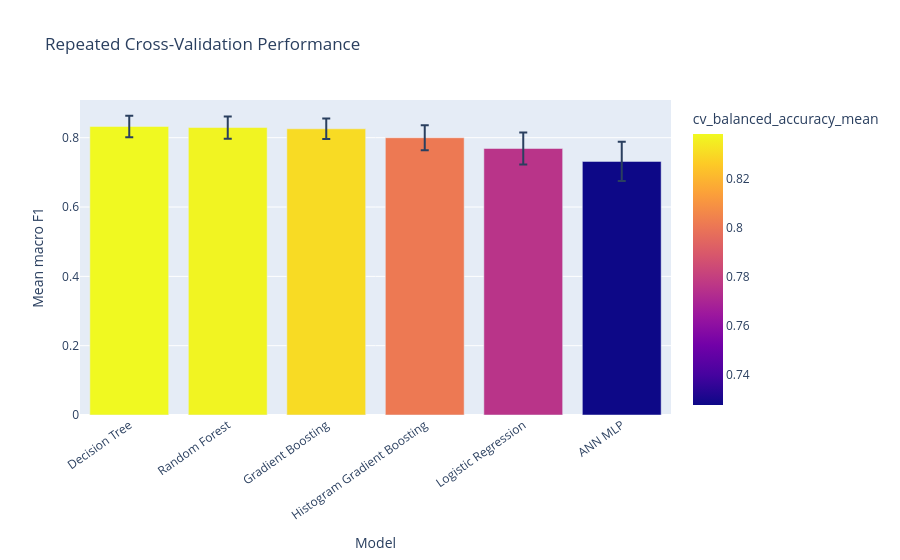

The notebook cell this image was saved under:
### Code cell
# VAlidation Performance Visualization

figure = px.bar(
    robust_results_df,
    x="model",
    y="cv_f1_macro_mean",
    error_y="cv_f1_macro_std",
    color="cv_balanced_accuracy_mean",
    title="Repeated Cross-Validation Performance",
    labels={
        "cv_f1_macro_mean": "Mean macro F1",
        "model": "Model",
    },
)

figure.update_layout(
    xaxis_tickangle=-35
)

figure.show()

figure.write_html(
    CHART_DIR / "robust_model_validation.html"
)

### Figure 1 — Plotly figure (JSON) as saved in the notebook; plotly's stock layout.template omitted (floating-point values rounded to 4 significant figures)
{"data": [{"error_y": {"array": [0.03085, 0.03207, 0.02958, 0.03616, 0.04604, 0.05663]}, "hovertemplate": "Model=%{x}<br>Mean macro F1=%{y}<br>cv_balanced_accuracy_mean=%{marker.color}<extra></extra>", "legendgroup": "", "marker": {"color": [0.8383, 0.8371, 0.8304, 0.8014, 0.7756, 0.7277], "coloraxis": "coloraxis", "pattern": {"shape": ""}}, "name": "", "orientation": "v", "showlegend": false, "textposition": "auto", "type": "bar", "x": ["Decision Tree", "Random Forest", "Gradient Boosting", "Histogram Gradient Boosting", "Logistic Regression", "ANN MLP"], "xaxis": "x", "y": [0.8325, 0.8294, 0.8257, 0.7999, 0.7689, 0.7316], "yaxis": "y"}], "layout": {"barmode": "relative", "coloraxis": {"colorbar": {"title": {"text": "cv_balanced_accuracy_mean"}}, "colorscale": [[0, "#0d0887"], [0.1111, "#46039f"], [0.2222, "#7201a8"], [0.3333, "#9c179e"], [0.4444, "#bd3786"], [0.5556, "#d8576b"], [0.6667, "#ed7953"], [0.7778, "#fb9f3a"], [0.8889, "#fdca26"], [1, "#f0f921"]]}, "legend": {"tracegroupgap": 0}, "title": {"text": "Repeated Cross-Validation Performance"}, "xaxis": {"anchor": "y", "domain": [0, 1], "tickangle": -35, "title": {"text": "Model"}}, "yaxis": {"anchor": "x", "domain": [0, 1], "title": {"text": "Mean macro F1"}}}}
